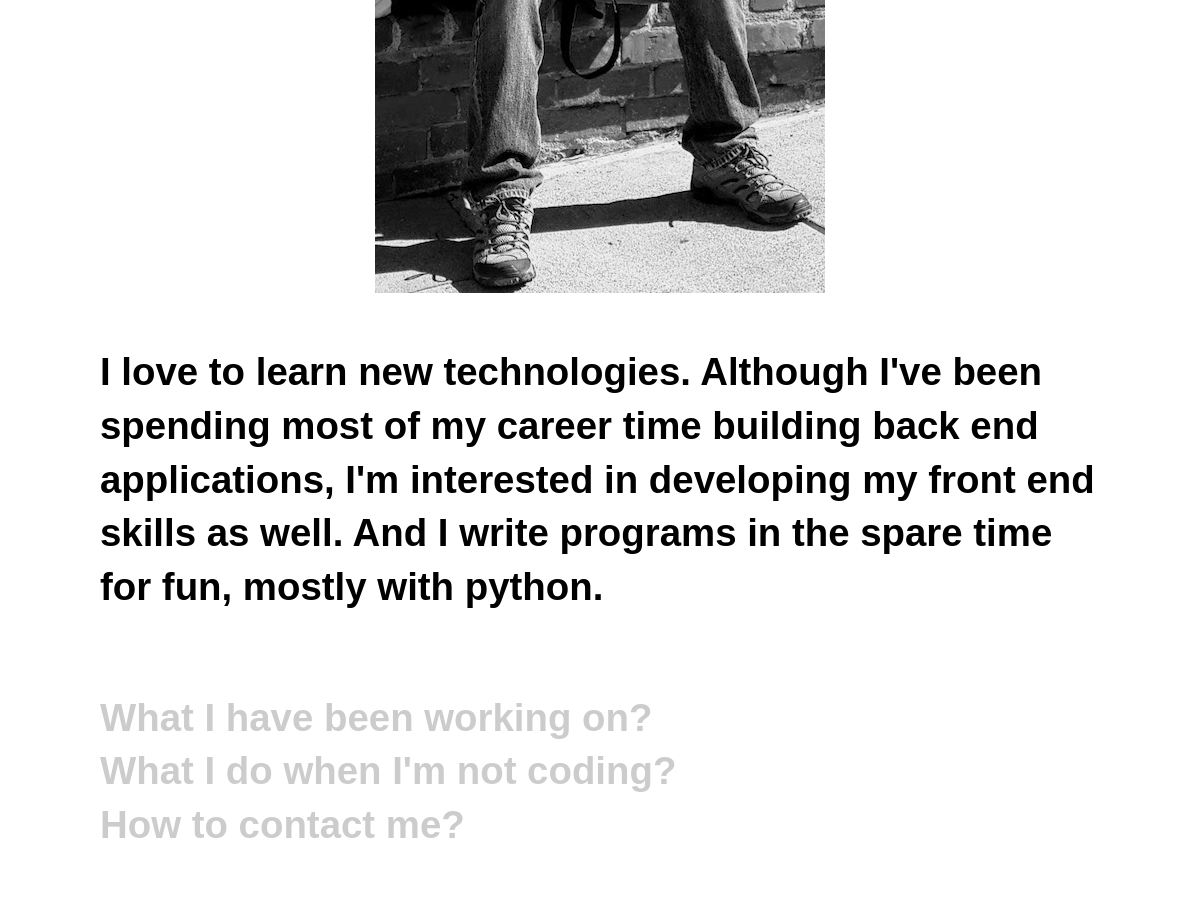
The app's page /me/ (middle part), older data.
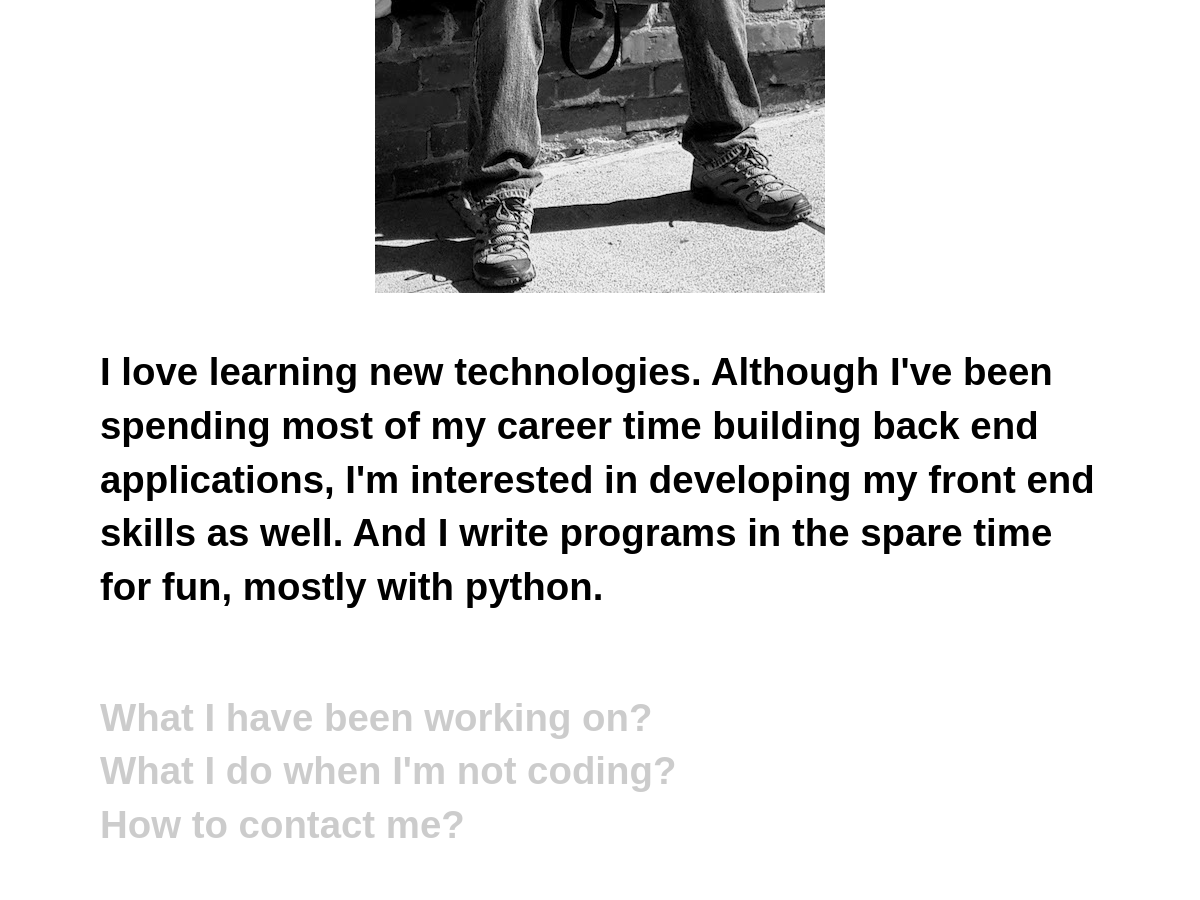
The same page, newer data.
### home_page/models.py (models this page shows)
class MyProfile(models.Model):
    greeting = models.CharField(max_length=256)
    about = models.TextField(max_length=1024)

class QuestionAnswer(models.Model):
    profile = models.ForeignKey(MyProfile, on_delete=models.CASCADE)
    question = models.CharField(max_length=256)
    answer = models.TextField(max_length=1024)
    display = models.BooleanField(default=True)
    display_order = models.IntegerField(unique=True, default=0)

### home_page/views.py (the view)
# urls.py: path('', views.index, name="index")
def index(request):
    profile = MyProfile.objects.get(pk=1)
    qa = profile.questionanswer_set.filter(display=True).order_by('display_order')
    return render(request, "home_page/index.html", {"profile": profile, "qa": qa, "svg_path": svg_path})

### home_page/utils.py (called while the page is built)
@register.filter
def get_item(dictionary, key):
    return dictionary.get(key)

### home_page/templates/home_page/index.html (shortened to what this page needs)
<!DOCTYPE html>
<html lang="en">
<head>
    {% load static %}
    <link rel="stylesheet" type="text/css" href="{% static 'home_page/css/style.css' %}" />
</head>
<body>
    <article class="outer">
        <div class="portrait_box">
            <image id="portrait" src="{% static 'home_page/images/portrait.jpg' %}"></image>
        </div>
        <p>
            {{ profile.about }}
        </p>
        <div>
            <ul id="qa_list" class="qa_list">
                {% for q in qa %}
                <li>
                    <button id="qa_question_{{ forloop.counter }}" class="qa_question">
                        <span>{{ q.question }}</span>
                    </button>
                </li>
                {% endfor %}
                <button id="how_contact" class="qa_question">
                        <span>How to contact me?</span>
                </button>
            </ul>
        </div>
    </article>
</body>
</html>

### home_page/static/home_page/css/style.css (style rules this page uses)
body { margin: 0px; font-family: "Gotham SSm A","Gotham SSm B",Montserrat,Helvetica,sans-serif; font-size: 2.4em; font-weight: 700; line-height: 1.4; }
.outer { margin: 150px 100px; }
.portrait_box { margin: auto; width: 50%; text-align: center; }
.qa_list { margin-top: 2em; padding: 0px; list-style: none; }
.qa_question { cursor: pointer; background-color: transparent; border: 0; outline: 0; font: inherit; color: rgba(0, 0, 0, .2); padding: 0px; }
#portrait { width: 450px; }

Row changes from the older to the newer data that the page shows:
changed MyProfile: about "I love to learn new technologies. Although I've…" → "I love learning new technologies. Although I've…"
